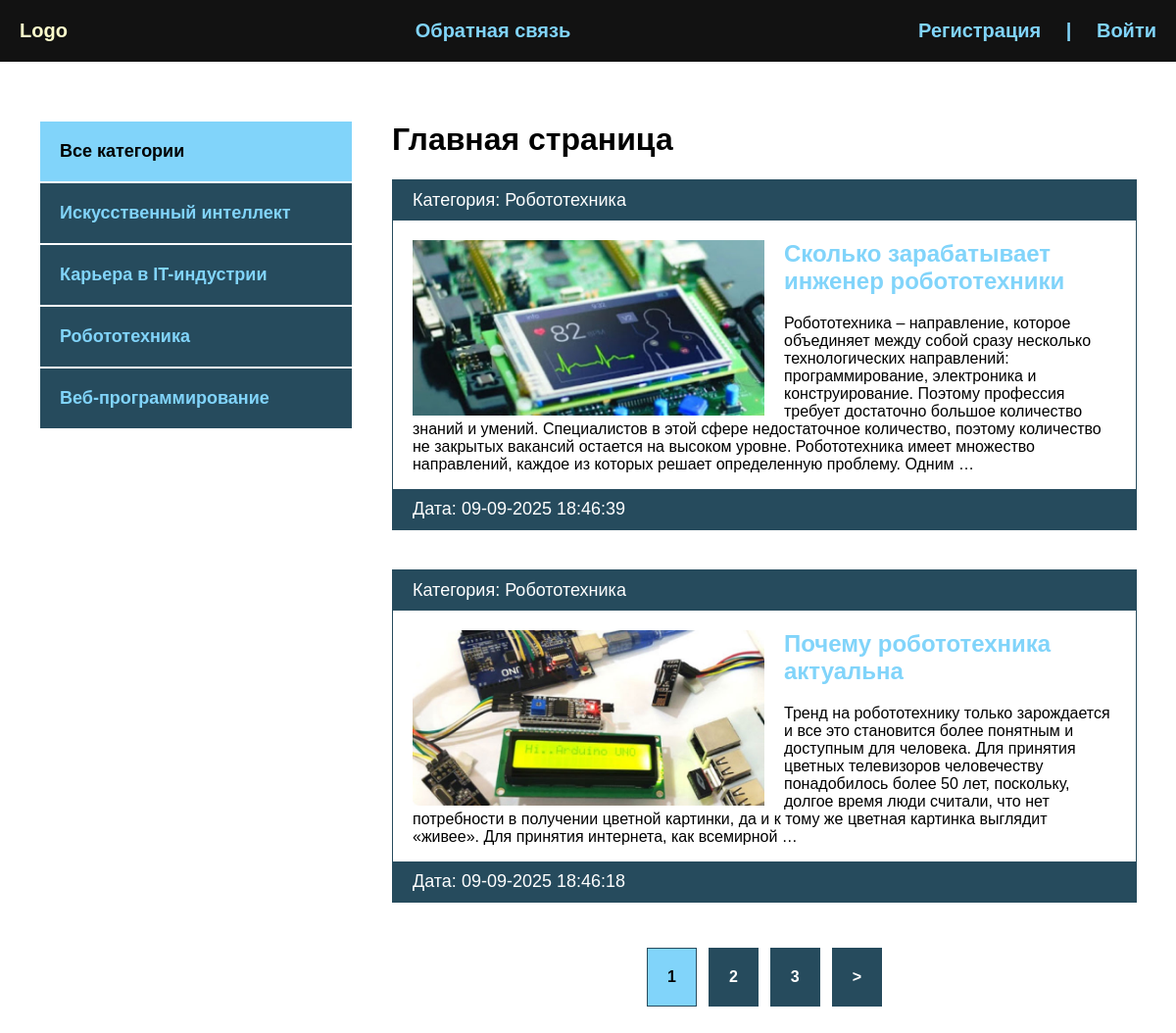
Before: / with the older database file.
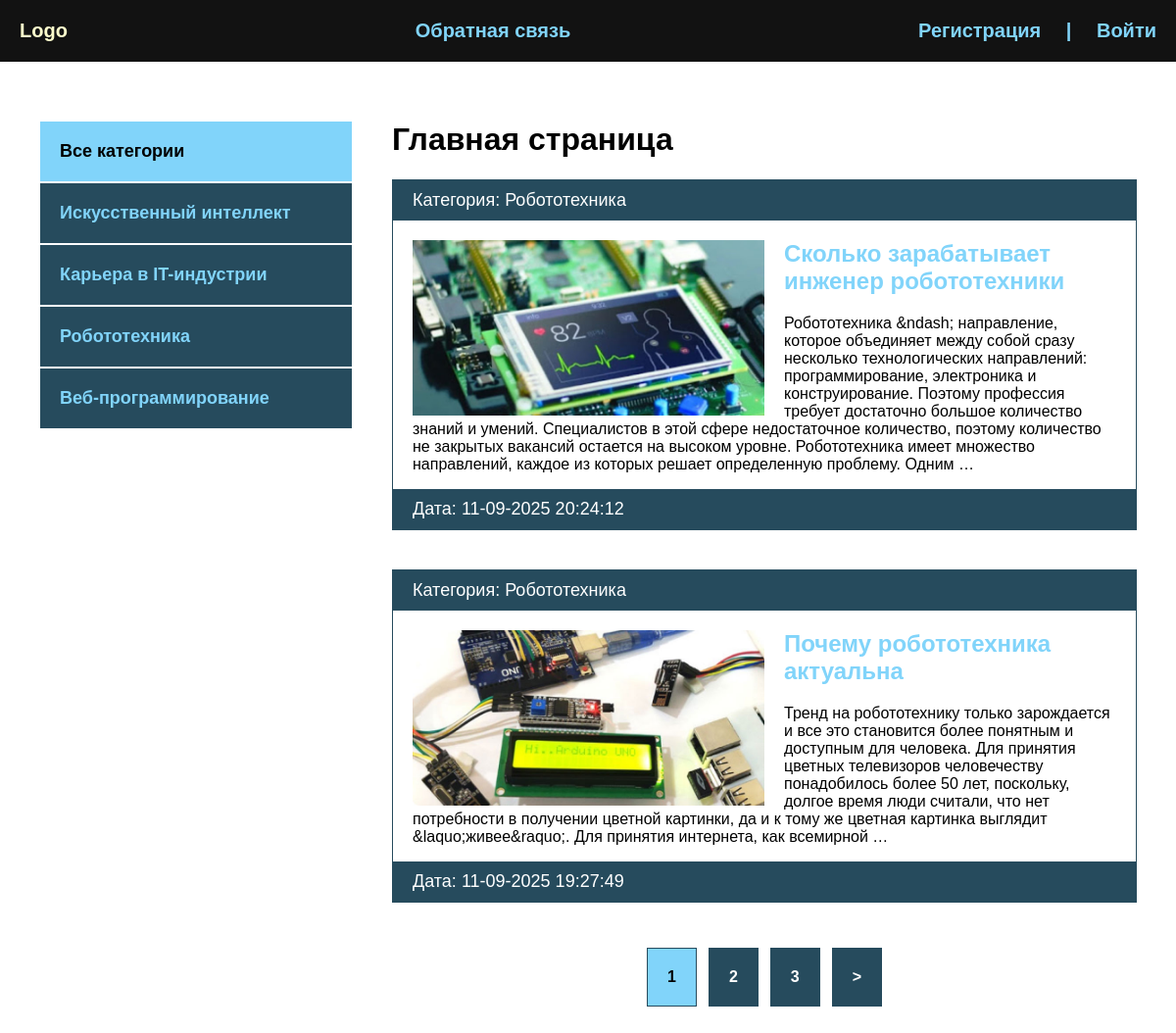
After: the same page with the newer database file.
### blog/models.py (models this page shows, shortened)
class Category(models.Model):
    name = models.CharField(max_length=100, verbose_name="Категория")
    slug = models.SlugField(max_length=100, unique=True, verbose_name="URL")
    def __str__(self):
        return self.name
    def get_absolute_url(self):
        return reverse('category', kwargs={'cat_slug': self.slug})
    class Meta:
        verbose_name = "категорию"
        verbose_name_plural = "категории"

class Blog(models.Model):
    title = models.CharField(max_length=255, verbose_name="Название")
    slug = models.SlugField(max_length=255, unique=True, verbose_name="URL")
    content = models.TextField(blank=True, verbose_name="Контент")
    photo = models.ImageField(upload_to="photos/%Y/%m/%d/", blank=True, verbose_name="Фото")
    time_created = models.DateTimeField(auto_now_add=True, verbose_name="Дата публикации")
    time_update = models.DateTimeField(auto_now=True, verbose_name="Дата обновления")
    is_published = models.BooleanField(default=True, verbose_name="Опубликовано")
    cat = models.ForeignKey('Category', on_delete=models.PROTECT, verbose_name="Категория")
    def get_absolute_url(self):
        return reverse('post', kwargs={'post_slug': self.slug})
    class Meta:
        verbose_name = "новость"
        verbose_name_plural = "Новости"
        ordering = ["-time_created"]

### blog/views.py (the view)
# urls.py: path('', BlogHome.as_view(), name='index'),
class BlogHome(DataMixin, ListView):
    model = Blog
    template_name = "blog/index.html"
    context_object_name = "posts"
    def get_context_data(self, *, object_list=None, **kwargs):
        context = super().get_context_data(**kwargs)
        c_def = self.get_user_context(title="Главная страница")
        return dict(list(context.items()) + list(c_def.items()))
    def get_queryset(self):
        return Blog.objects.filter(is_published=True).select_related("cat")

### blog/templatetags/blog_tags.py (called while the page is built)
@register.inclusion_tag('blog/list_categories.html')
def show_categories(sort=None, cat_selected=0):
    if not sort:
        cats = Category.objects.all()
    else:
        cats = Category.objects.order_by(sort)
    return {"cats": cats, "cat_selected": cat_selected}

### blog/utils.py (called while the page is built)
    def get_user_context(self, **kwargs):
        context = kwargs
        cats = Category.objects.annotate(Count('blog'))
        user_menu = menu.copy()
        if not self.request.user.is_authenticated:
            user_menu.pop(0)
        context['menu'] = user_menu
        context['cats'] = cats
        if 'cat_selected' not in context:
            context['cat_selected'] = 0
        return context

### blog/templates/blog/index.html
{% extends 'blog/base.html' %}
{% load static %}
{% block content %}
<h1>{{ title }}</h1>
<ul>
    {% for p in posts %}
    <li>
        <p class="first">Категория: {{ p.cat }}</p>
        <div class="text">
            {% if p.photo %}
            <img src="{{ p.photo.url }}" class="image" alt="">
            {% else %}
            <img src="{% static 'blog/default.jpg' %}" class="image">
            {% endif %}
            <h2><a href="{{ p.get_absolute_url }}">{{ p.title }}</a></h2>
            <p>{{ p.content|striptags|truncatewords:50 }}</p>
        </div>
        <p class="date">Дата: {{ p.time_update|date:"d-m-Y H:i:s" }}</p>
    </li>
    {% endfor %}
</ul>
{% endblock %}

### blog/templates/blog/base.html (shortened to what this page needs)
<!DOCTYPE html>
{% load static %}
{% load blog_tags %}
<html lang="en">
<head>
    <link rel="stylesheet" href="{% static 'css/style.css' %}">
</head>
<body>
<div class="header">
    <div class="wrap">
        <ul class="mainmenu">
            <li class="logo"><a href="{% url 'index' %}">Logo</a></li>
            {% for m in menu %}
            <li class="last"><a href="{% url m.url_name %}">{{ m.title }}</a></li>
            {% endfor %}
            {% if request.user.is_authenticated %}
            <li class="last"> {{ user.username }} |
                <form action="{% url 'logout' %}" method="post" class="item">
                    {% csrf_token %}
                    <button>Выйти</button>
                </form>
            </li>
            {% else %}
            <li class="last"><a href="{% url 'register' %}">Регистрация</a> | <a href="{% url 'login' %}">Войти</a></li>
            {% endif %}
        </ul>
    </div>
</div>
<div class="content">
    <div class="wrap">
        <div class="sidebar">
            <ul>
                {% if cat_selected == 0 %}
                <li class="selected">Все категории</li>
                {% else %}
                <li><a href="{% url 'index' %}">Все категории</a></li>
                {% endif %}
                {% for c in cats %}
                    {% if c.blog__count > 0 %}
                        {% if c.pk == cat_selected %}
                        <li class="selected">{{ c.name }}</li>
                        {% else %}
                        <li><a href="{{ c.get_absolute_url }}">{{ c.name }}</a></li>
                        {% endif %}
                    {% endif %}
                {% endfor %}
            </ul>
        </div>
        <div class="main">
            {% block content %}
            {% endblock %}
            {% if page_obj.has_other_pages %}
            <div>
                <ul class="list-pages">
                    {% for p in paginator.page_range %}
                        {% if page_obj.number == p %}
                        <li class="page-num page-num-selected">{{ p }}</li>
                        {% elif p >= page_obj.number|add:-2 and p <= page_obj.number|add:2 %}
                        <li class="page-num">
                            <a href="?page={{ p }}">{{ p }}</a>
                        </li>
                        {% endif %}
                    {% endfor %}
                     {% if page_obj.has_next %}
                        <li class="page-num">
                                <a href="?page={{ page_obj.next_page_number }}">&gt;</a>
                        </li>
                    {% endif %}
                </ul>
            </div>
            {% endif %}
        </div>
    </div>
</div>
</body>
</html>

### blog/static/css/style.css (style rules this page uses)
body { margin: 0; padding: 0; background: #264b5d; font-family: Verdana, Geneva, Tahoma, sans-serif; }
.wrap { max-width: 1200px; margin: 0 auto; }
.content .wrap { background: #FFF; padding: 40px; box-sizing: border-box; display: flex; }
ul { list-style: none; margin: 0; padding: 0; }
a { color: #81d4fa; text-decoration: none; padding: 20px; }
.header { background: #121212; }
.mainmenu { display: flex; justify-content: space-between; align-items: center; font-size: 20px; font-weight: bold; padding: 20px 0; }
.sidebar ul { width: 320px; margin-right: 40px; margin-top: 20px; }
.sidebar a { padding: 20px; display: block; border: 1px solid #FFF; background: #264b5d; font-weight: bold; font-size: 18px; }
.selected { font-size: 18px; padding: 20px; border: 1px solid #FFF; font-weight: bold; background: #81d4fa; }
.main li { border: 1px solid #264b5d; margin-bottom: 40px; }
.first, .date { padding: 10px 20px; background: #264b5d; font-size: 18px; color: #FFF; margin: 0; }
.image { max-width: 50%; float: left; margin-right: 20px; }
.text { padding: 20px 20px 0; }
.text h2 { margin-top: 0; }
.text a { padding-left: 0; }
.list-pages { display: flex; justify-content: center; }
.page-num-selected { background: #81d4fa; padding: 20px; }
.list-pages a { background: #264b5d; padding: 20px; display: block; color: #FFF; }
.page-num { margin: 6px; font-weight: bold; }
.last { color: #81d4fa; }

Changed rows visible on the page:
changed Blog "Сколько зарабатывает инженер робототехники": content "Робототехника – направление, которое объединяет между…" → "Робототехника &ndash; направление, которое объединяет между…"; time_update "09-09-2025 18:46:39" → "11-09-2025 20:24:12"
changed Blog "Почему робототехника актуальна": content "…же цветная картинка выглядит «живее». Для принятия интернета, как…" → "…же цветная картинка выглядит &laquo;живее&raquo;. Для принятия интернета, как…"; time_update "09-09-2025 18:46:18" → "11-09-2025 19:27:49"
